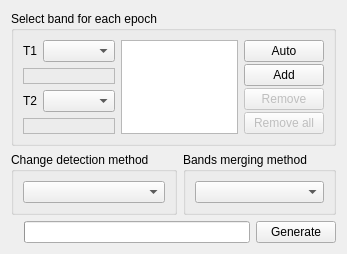
<?xml version="1.0" encoding="UTF-8"?>
<ui version="4.0">
 <class>WizardPagePBCDDiff</class>
 <widget class="QWizardPage" name="WizardPagePBCDDiff">
  <property name="geometry">
   <rect>
    <x>0</x>
    <y>0</y>
    <width>328</width>
    <height>243</height>
   </rect>
  </property>
  <property name="windowTitle">
   <string>WizardPage</string>
  </property>
  <property name="title">
   <string>Generate Difference Image</string>
  </property>
  <layout class="QVBoxLayout" name="verticalLayout_6">
   <item>
    <widget class="QGroupBox" name="groupBox">
     <property name="title">
      <string>Select band for each epoch</string>
     </property>
     <layout class="QHBoxLayout" name="horizontalLayout_5">
      <item>
       <layout class="QVBoxLayout" name="verticalLayout_3">
        <item>
         <layout class="QVBoxLayout" name="verticalLayout_2">
          <item>
           <layout class="QHBoxLayout" name="horizontalLayout">
            <item>
             <widget class="QLabel" name="label">
              <property name="text">
               <string>T1</string>
              </property>
             </widget>
            </item>
            <item>
             <widget class="QComboBox" name="comboBoxT1Image">
              <property name="sizePolicy">
               <sizepolicy hsizetype="Expanding" vsizetype="Fixed">
                <horstretch>0</horstretch>
                <verstretch>0</verstretch>
               </sizepolicy>
              </property>
             </widget>
            </item>
           </layout>
          </item>
          <item>
           <widget class="QLabel" name="labelT1Path">
            <property name="frameShape">
             <enum>QFrame::StyledPanel</enum>
            </property>
            <property name="frameShadow">
             <enum>QFrame::Plain</enum>
            </property>
            <property name="text">
             <string/>
            </property>
           </widget>
          </item>
         </layout>
        </item>
        <item>
         <layout class="QVBoxLayout" name="verticalLayout">
          <item>
           <layout class="QHBoxLayout" name="horizontalLayout_2">
            <item>
             <widget class="QLabel" name="label_2">
              <property name="text">
               <string>T2</string>
              </property>
             </widget>
            </item>
            <item>
             <widget class="QComboBox" name="comboBoxT2Image">
              <property name="sizePolicy">
               <sizepolicy hsizetype="Expanding" vsizetype="Fixed">
                <horstretch>0</horstretch>
                <verstretch>0</verstretch>
               </sizepolicy>
              </property>
             </widget>
            </item>
           </layout>
          </item>
          <item>
           <widget class="QLabel" name="labelT2Path">
            <property name="frameShape">
             <enum>QFrame::StyledPanel</enum>
            </property>
            <property name="frameShadow">
             <enum>QFrame::Plain</enum>
            </property>
            <property name="text">
             <string/>
            </property>
           </widget>
          </item>
         </layout>
        </item>
       </layout>
      </item>
      <item>
       <layout class="QHBoxLayout" name="horizontalLayout_3">
        <item>
         <widget class="QListWidget" name="listWidgetBandPairs">
          <property name="editTriggers">
           <set>QAbstractItemView::NoEditTriggers</set>
          </property>
          <property name="selectionMode">
           <enum>QAbstractItemView::MultiSelection</enum>
          </property>
         </widget>
        </item>
        <item>
         <layout class="QVBoxLayout" name="verticalLayout_5">
          <property name="spacing">
           <number>2</number>
          </property>
          <item>
           <widget class="QPushButton" name="pushButtonAutoBand">
            <property name="text">
             <string>Auto</string>
            </property>
           </widget>
          </item>
          <item>
           <widget class="QPushButton" name="pushButtonAddBandPair">
            <property name="text">
             <string>Add</string>
            </property>
           </widget>
          </item>
          <item>
           <widget class="QPushButton" name="pushButtonRemoveBands">
            <property name="enabled">
             <bool>false</bool>
            </property>
            <property name="text">
             <string>Remove</string>
            </property>
           </widget>
          </item>
          <item>
           <widget class="QPushButton" name="pushButtonRemoveAllBands">
            <property name="enabled">
             <bool>false</bool>
            </property>
            <property name="text">
             <string>Remove all</string>
            </property>
           </widget>
          </item>
         </layout>
        </item>
       </layout>
      </item>
     </layout>
    </widget>
   </item>
   <item>
    <layout class="QHBoxLayout" name="horizontalLayout_4" stretch="1,1">
     <item>
      <widget class="QGroupBox" name="groupBox_3">
       <property name="title">
        <string>Change detection method</string>
       </property>
       <layout class="QVBoxLayout" name="verticalLayout_4">
        <item>
         <widget class="QComboBox" name="comboBoxDiffMethod"/>
        </item>
       </layout>
      </widget>
     </item>
     <item>
      <widget class="QGroupBox" name="groupBoxMerge">
       <property name="title">
        <string>Bands merging method</string>
       </property>
       <property name="checked">
        <bool>false</bool>
       </property>
       <layout class="QVBoxLayout" name="verticalLayout_7">
        <item>
         <widget class="QComboBox" name="comboBoxMergeMethod"/>
        </item>
       </layout>
      </widget>
     </item>
    </layout>
   </item>
   <item>
    <layout class="QHBoxLayout" name="horizontalLayout_6">
     <item>
      <widget class="QLabel" name="labelProgress">
       <property name="text">
        <string/>
       </property>
      </widget>
     </item>
     <item>
      <widget class="QProgressBar" name="progressBar"/>
     </item>
     <item>
      <widget class="QPushButton" name="pushButtonGenerate">
       <property name="text">
        <string>Generate</string>
       </property>
      </widget>
     </item>
    </layout>
   </item>
  </layout>
 </widget>
 <tabstops>
  <tabstop>comboBoxT1Image</tabstop>
  <tabstop>comboBoxT2Image</tabstop>
  <tabstop>listWidgetBandPairs</tabstop>
  <tabstop>pushButtonAutoBand</tabstop>
  <tabstop>pushButtonAddBandPair</tabstop>
  <tabstop>pushButtonRemoveBands</tabstop>
  <tabstop>pushButtonRemoveAllBands</tabstop>
  <tabstop>comboBoxDiffMethod</tabstop>
  <tabstop>comboBoxMergeMethod</tabstop>
  <tabstop>pushButtonGenerate</tabstop>
 </tabstops>
 <resources/>
 <connections/>
</ui>
